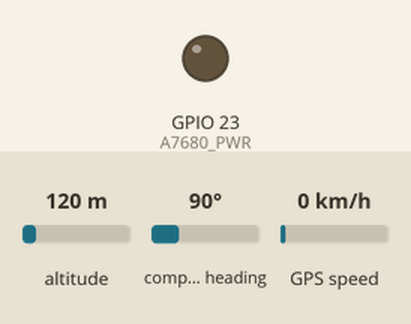
This sketch was run on a simulated ESP32. Parts: output pins drawn as LEDs (lit = HIGH). The inputs (shaded band) are chosen by the test bench; at power-on: altitude 120 m, compass heading 90°, GPS speed 0 km/h. The GPS gets a fix after 3 s at 37.7749, -122.4194 with 8 satellites; no MQTT or app messages arrive unless stated; what the sketch prints to the serial monitor is not drawn.

Above: at 0.01 s.
Timing chart, 0 to 2.6 s (numbered marks = the images above):
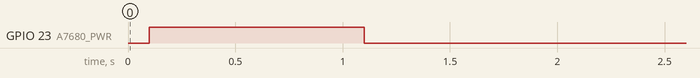

The sketch:

Tracker.ino
```cpp
#define TINY_GSM_MODEM_SIM7600// โมดูล A7680 ใช้คำสั่ง AT ร่วมกับ A7670/SIM7600 ได้

#include <TinyGPS++.h>
#include <TinyGsmClient.h>
#include <PubSubClient.h>

// กำหนด Pin ตามฮาร์ดแวร์ของคุณ
#define A7680_RX  26
#define A7680_TX  27
#define A7680_PWR 23

#define GPS_RX    16
#define GPS_TX    17

// ตั้งค่า APN และ MQTT Broker
const char* APN = "internet"; // TrueMove H
const char* gprsUser = "";
const char* gprsPass = "";

const char* mqtt_broker = "broker.hivemq.com"; // หรือใส่ IP/Domain ของ Broker คุณ
const int   mqtt_port   = 1883;
const char* mqtt_topic  = "tracker/BOX_001/location";
const char* tracker_id  = "BOX_001";

// ประกาศออบเจกต์ Serial และ Library
HardwareSerial SerialA7680(1);
HardwareSerial SerialGPS(2);

TinyGPSPlus gps;
TinyGsm modem(SerialA7680);
TinyGsmClient client(modem);
PubSubClient mqtt(client);

unsigned long lastSend = 0;

void powerOnA7680() {
  pinMode(A7680_PWR, OUTPUT);
  digitalWrite(A7680_PWR, LOW);
  delay(100);
  digitalWrite(A7680_PWR, HIGH);
  delay(1000);
  digitalWrite(A7680_PWR, LOW);
  delay(3000); // รอโมดูลเริ่มทำงาน
}

void connectMQTT() {
  while (!mqtt.connected()) {
    Serial.print("Connecting to MQTT Broker...");
    if (mqtt.connect(tracker_id)) {
      Serial.println(" Connected!");
    } else {
      Serial.print(" Failed, rc=");
      Serial.print(mqtt.state());
      Serial.println(" retrying in 5 seconds...");
      delay(5000);
    }
  }
}

void setup() {
  Serial.begin(115200);

  // เริ่มทำงาน GPS Serial (9600 Baud Rate)
  SerialGPS.begin(9600, SERIAL_8N1, GPS_RX, GPS_TX);

  // เริ่มทำงาน A7680 Serial (115200 Baud Rate)
  powerOnA7680();
  SerialA7680.begin(115200, SERIAL_8N1, A7680_RX, A7680_TX);
  delay(3000);

  // เชื่อมต่อเครือข่าย Cellular
  Serial.println("Initializing modem...");
  modem.restart();

  Serial.print("Connecting to APN: ");
  Serial.println(APN);
  if (!modem.gprsConnect(APN, gprsUser, gprsPass)) {
    Serial.println(" APN Connection Failed!");
  } else {
    Serial.println(" APN Connected!");
  }

  mqtt.setServer(mqtt_broker, mqtt_port);
}

void loop() {
  // อ่านข้อมูล NMEA จาก GPS ตลอดเวลา
  while (SerialGPS.available() > 0) {
    gps.encode(SerialGPS.read());
  }

  // เช็กการเชื่อมต่อ MQTT
  if (!mqtt.connected()) {
    connectMQTT();
  }
  mqtt.loop();

  // ส่งพิกัดทุกๆ 0.2 วินาที (200 ms)
  if (millis() - lastSend > 200) {
    lastSend = millis();

    if (gps.location.isValid()) {
      float latitude = gps.location.lat();
      float longitude = gps.location.lng();
      float speed_kmh = gps.speed.kmph();

      // จัดฟอร์แมตข้อมูลเป็น JSON
      char payload[150];
      snprintf(payload, sizeof(payload),
        "{\"tracker_id\":\"%s\",\"lat\":%.6f,\"lng\":%.6f,\"speed\":%.2f}",
        tracker_id, latitude, longitude, speed_kmh);

      mqtt.publish(mqtt_topic, payload);
      Serial.print("Data Sent: ");
      Serial.println(payload);
    } else {
      Serial.println("GPS Searching for satellites (No Fix yet)...");
    }
  }
}
```
